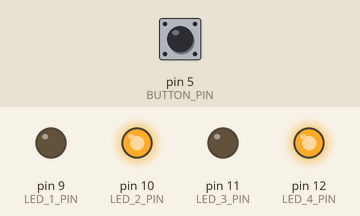
Simulated run of this sketch. Board: Arduino Uno, built with avr-gcc and run on an emulated ATmega328P. Parts: output pins drawn as LEDs (lit = HIGH). The test bench sets the inputs (shaded band); at power-on: pin 5 (BUTTON_PIN) HIGH.

Above: at 1.2 s.
1.3 s: pin 5 (BUTTON_PIN) pulled LOW for 0.15 s
At 1.42 s:
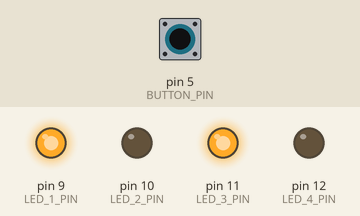
2.9 s: pin 5 (BUTTON_PIN) pulled LOW for 3.2 s
At 6.6 s:
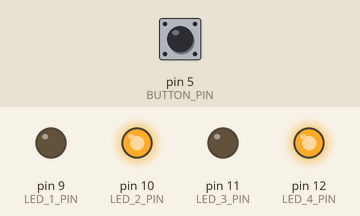
Timing chart, 0 to 8.1 s (numbered marks = the images above; inputs shaded):
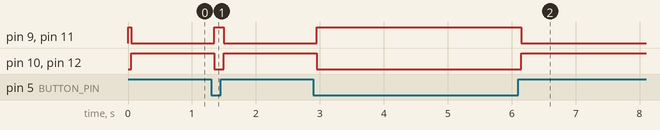

The sketch:

testClass.ino
```cpp
#include "Led.h"
#include "Button.h"

#define LED_1_PIN 9
#define LED_2_PIN 10
#define LED_3_PIN 11
#define LED_4_PIN 12

#define BUTTON_PIN 5

Led led1(LED_1_PIN);
Led led2(LED_2_PIN);
Led led3(LED_3_PIN);
Led led4(LED_4_PIN);

Button button1(BUTTON_PIN);

void setup() {
      Serial.begin(9600);
}

void loop() {
      if (button1.isPressed()){
            led1.on();
            led2.off();
            led3.on();
            led4.off();
      } else {
            led1.off();
            led2.on();
            led3.off();
            led4.on();
      }
}
```

Button.cpp
```cpp
#include "Button.h"

      Button::Button(byte pin) {
                        this->pin = pin;
                        lastReading = LOW;
                        init();
                        }

      void Button::init() {
                  pinMode(pin, INPUT_PULLUP); // INPUT is PULLUP so will be 1 if not connected and 0 if connected to ground
                  update();
                  }

      void Button::update() {
                  // You can handle the debounce of the button directly
                  // in the class, so you don't have to think about it
                  // elsewhere in your code
                  byte newReading = digitalRead(pin);


                  if (newReading != lastReading) {
                        lastDebounceTime = millis();
                  }
                  if (millis() - lastDebounceTime > debounceDelay) {
                        // Update the 'state' attribute only if debounce is checked
                        state = newReading;
                  }
                  lastReading = newReading;
            }

      byte Button::getState() {
                        update();
                        return state;
                  }

      bool Button::isPressed() {
                  //Pin is setup with a PULLUP resistance so when button is not pressed (floating input) the pin is getting 1
                  //button is connected to ground. When button is pressed, connection to ground is made and pin gets 0
            return (getState() == LOW);
            }
```

Button.h
```cpp
#ifndef MY_BUTTON_H
#define MY_BUTTON_H

#include <Arduino.h>

class Button {
      private:
            byte pin;
            byte state;
            byte lastReading;
            unsigned long lastDebounceTime = 0;
            unsigned long debounceDelay = 50;
      public:
            Button(byte pin);
            void init();
            void update();
            byte getState();
            bool isPressed();
};

#endif
```

Led.cpp
```cpp
#include "Led.h"

Led::Led(int pin){
                  //use -> to make the difference between "pin" attribute of class and local variable pin created from parameter
                  this->pin = pin;
                  init();
            }

void Led::init() {
                  pinMode(pin, OUTPUT);
                  off();
            };
void Led::on() {
                  digitalWrite(pin, HIGH);
            }
void Led::off() {
                  digitalWrite(pin, LOW);
            }
```

Led.h
```cpp
#ifndef MY_LED_H
#define MY_LED_H

#include <Arduino.h>

class Led {
      private:
            int pin;
      public:
            Led(int pin);
            void init();
            void on();
            void off();
};

#endif
```

Measured:
- after the input at 1.3 s, pin 9 (LED_1_PIN), pin 11 (LED_3_PIN): LOW → HIGH after 0.05 s, → LOW 0.15 s later; pin 10 (LED_2_PIN), pin 12 (LED_4_PIN): HIGH → LOW after 0.05 s, → HIGH 0.15 s later
- after the input at 2.9 s, pin 9 (LED_1_PIN), pin 11 (LED_3_PIN): LOW → HIGH after 0.05 s, → LOW 3.2 s later; pin 10 (LED_2_PIN), pin 12 (LED_4_PIN): HIGH → LOW after 0.05 s, → HIGH 3.2 s later
